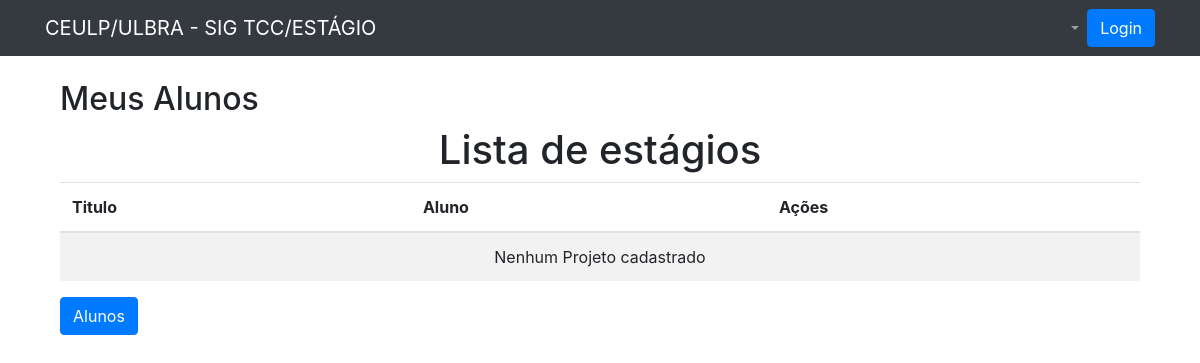
Page /orientador/ on the earlier database version.
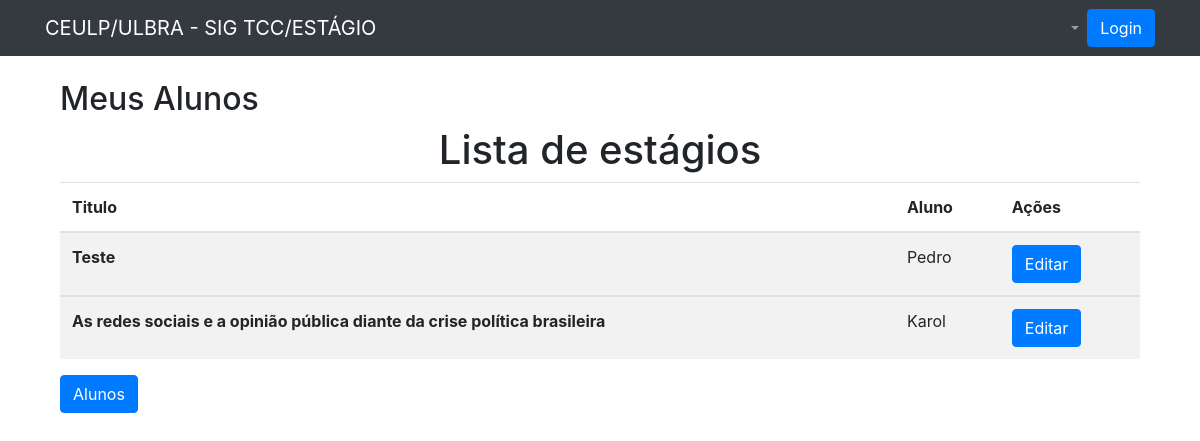
Same page on the later database version.
### disciplina/models.py (models this page shows, shortened)
class Projeto(models.Model):
    class Meta:
        verbose_name = 'Projeto'
        verbose_name_plural = 'Projetos'
    tcc = 1
    estagio = 2
    choices = (
        (tcc, ('TCC')),
        (estagio, ('ESTÁGIO'))
    )
    identificador = models.IntegerField(max_length=200, null=True, choices=choices, default=tcc)
    periodo = models.CharField(max_length=200, null=True, blank=True)
    data = models.DateField(null=True, blank=True)
    titulo = models.CharField(max_length=500,  blank=True)
    vinculo = models.OneToOneField(OrientadorAcademico, on_delete=models.CASCADE, null=False, blank=False)
    professoresBanca = models.ManyToManyField(Professor, null=True, blank=True)
    notaFinal = models.CharField(max_length=10, null=True, blank=True)

class OrientadorAcademico(models.Model):
    class Meta:
        verbose_name= 'OrientadorAcademico'
        verbose_name_plural ='OrientadorAcademico'
    status = models.CharField(null=True, max_length=200)
    professor = models.ForeignKey(Professor,  on_delete=models.SET_NULL, null=True)
    aluno = models.OneToOneField(Aluno, on_delete=models.SET_NULL, null=True, blank=True)

class Aluno(models.Model):
    class Meta:
        verbose_name = 'Aluno'
        verbose_name_plural = 'Alunos'
    aluno = models.OneToOneField(Pessoa, on_delete=models.SET_NULL, null=True)
    cgu = models.IntegerField(max_length=32, null=True, blank=True)

class Pessoa(models.Model):
    class Meta:
        verbose_name = 'Pessoa'
        verbose_name_plural = 'Pessoas'
    nome = models.CharField(max_length=255)
    data_de_nascimento = models.DateField(null=True, blank=True)
    rg = models.CharField(max_length=32, blank=True, null=True, verbose_name='RG')
    cpf = models.CharField(max_length=14, null=True, blank=True, verbose_name='CPF')
    endereco = models.CharField(max_length=255, null=True, blank=True, verbose_name='Endereço')
    cidade = models.CharField(max_length=128, null=True, blank=True)
    cep = models.CharField(max_length=10, null=True, blank=True, verbose_name='CEP')
    bairro = models.CharField(max_length=128, null=True, blank=True)
    email = models.EmailField(null=True, blank=True, verbose_name='E-mail')
    telefone_residencial = models.CharField(max_length=32, null=True, blank=True)
    telefone_celular = models.CharField(max_length=32, null=True, blank=True)

### orientador/views.py (the view)
# urls.py: path('', retornaMeusAlunos, name="vw_orientador"),
def retornaMeusAlunos(request):
    projMeusAlunos = Projeto.objects.filter(vinculo__professor__professor_id=2)
    return  render(request, 'vw_orientador.html', {'projMeusAlunos': projMeusAlunos})

### templates/vw_orientador.html
{% extends "base.html" %}  {% block main %}
<main role="main">
    <div class="container">
        <div class="featurette-divider" />
        <div class="row featurette">
            <div class="col-md-12">
                <h2>Meus Alunos</h2>
            </div>
            <div class="col-md-12">
                <table id="alunos-list" class="table table-striped">
                <thead>
                    <tr>
                        <th>Titulo</th>
                        <th>Aluno</th>
                        <th>Ações</th>
                    </tr>
                </thead>
                <h1>Lista de estágios </h1>
                {% for proj in projMeusAlunos %}
                <tbody>
                    {% if proj.vinculo.status == 'Cadastrado' %}
                    <tr>
                        <td>
                            <strong>{{ proj.titulo }}</strong><br>
                        </td>
                        <td>{{ proj.vinculo.aluno.aluno.nome }}</td>
                        <td>
                            <a href="{% url 'update' proj.id %}" class="btn btn-primary">Editar</a>
                        </td>
                    </tr>
                {% endif %}
                </tbody>
                {% empty %}
                <tbody>
                    <tr>
                        <td colspan="3" style="text-align: center">
                            Nenhum Projeto cadastrado
                        </td>
                    </tr>
                </tbody>
                {% endfor %}
                </table>
            </div>
        </div>
    </div>
    <strong>
        <a href="{% url 'retornaOrientadorAcademico' %}"  class="btn btn-primary" > Alunos </a>
    </strong>
</main>
{% endblock main%}

Differences in the rows shown:
added Projeto: titulo "Teste", vinculo.aluno.aluno.nome "Pedro"
added Projeto: titulo "As redes sociais e a opinião pública diante da crise política brasileira", vinculo.aluno.aluno.nome "Karol"
Other differences:
text no longer shown: "Nenhum Projeto cadastrado"
